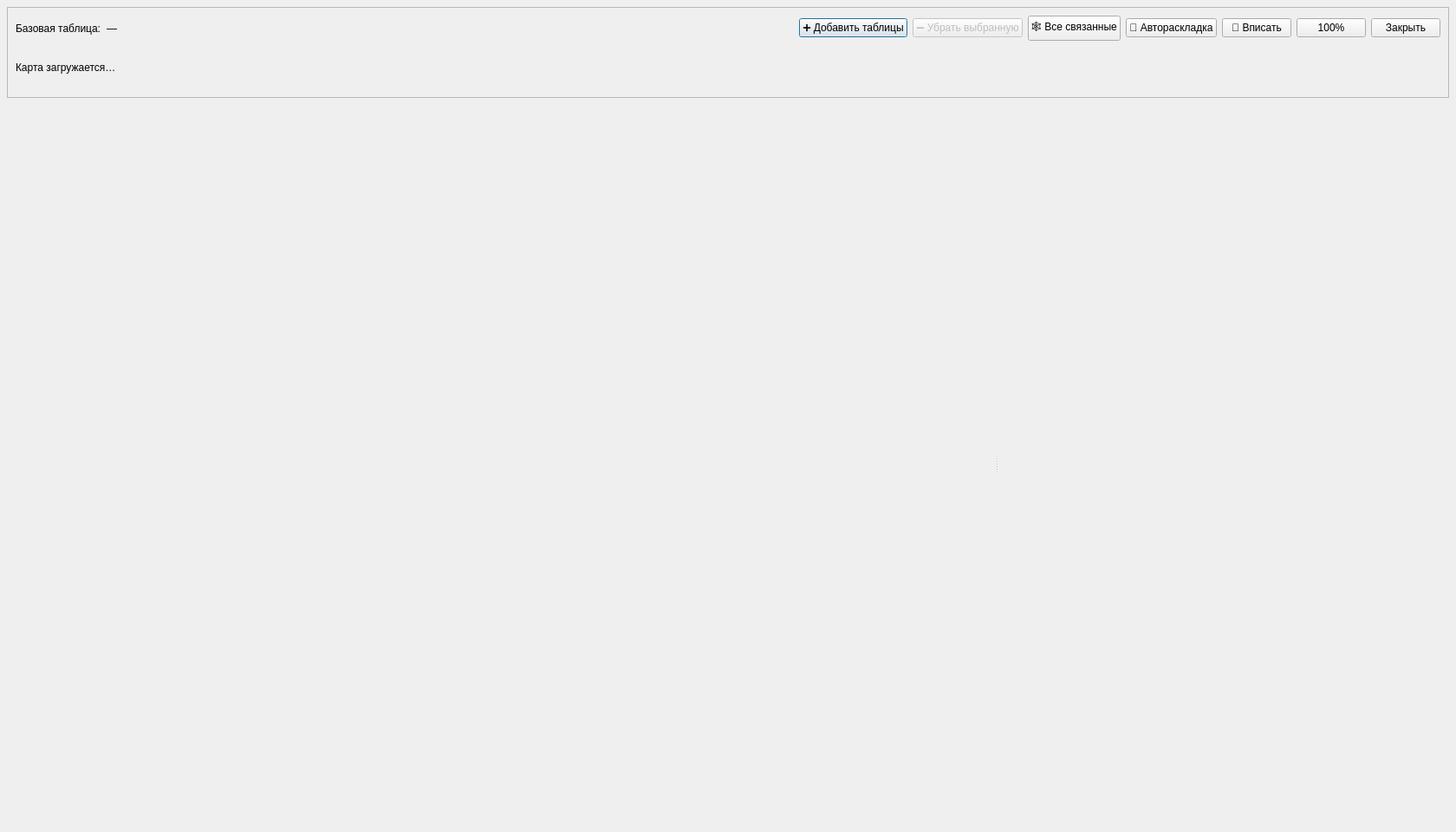
<?xml version="1.0" encoding="UTF-8"?>
<ui version="4.0">
 <class>RelationMapDialog</class>
 <widget class="QDialog" name="RelationMapDialog">
  <property name="geometry">
   <rect>
    <x>0</x>
    <y>0</y>
    <width>1680</width>
    <height>960</height>
   </rect>
  </property>
  <property name="windowTitle">
   <string>🗺 Карта связей — полный граф</string>
  </property>
  <layout class="QVBoxLayout" name="root_layout">
   <property name="leftMargin">
    <number>8</number>
   </property>
   <property name="topMargin">
    <number>8</number>
   </property>
   <property name="rightMargin">
    <number>8</number>
   </property>
   <property name="bottomMargin">
    <number>8</number>
   </property>
   <item>
    <widget class="QFrame" name="top_panel">
     <property name="maximumSize">
      <size>
       <width>16777215</width>
       <height>105</height>
      </size>
     </property>
     <property name="frameShape">
      <enum>QFrame::StyledPanel</enum>
     </property>
     <layout class="QGridLayout" name="top_layout">
      <item row="0" column="0">
       <widget class="QLabel" name="root_caption">
        <property name="text">
         <string>Базовая таблица:</string>
        </property>
       </widget>
      </item>
      <item row="0" column="1">
       <widget class="QLabel" name="root_table_label">
        <property name="text">
         <string>—</string>
        </property>
       </widget>
      </item>
      <item row="0" column="2">
       <spacer name="toolbar_spacer">
        <property name="orientation">
         <enum>Qt::Horizontal</enum>
        </property>
        <property name="sizeHint" stdset="0">
         <size>
          <width>30</width>
          <height>20</height>
         </size>
        </property>
       </spacer>
      </item>
      <item row="0" column="3">
       <widget class="QPushButton" name="add_table_btn">
        <property name="text">
         <string>➕ Добавить таблицы</string>
        </property>
       </widget>
      </item>
      <item row="0" column="4">
       <widget class="QPushButton" name="remove_table_btn">
        <property name="enabled">
         <bool>false</bool>
        </property>
        <property name="text">
         <string>➖ Убрать выбранную</string>
        </property>
       </widget>
      </item>
      <item row="0" column="5">
       <widget class="QPushButton" name="reset_component_btn">
        <property name="text">
         <string>🕸 Все связанные</string>
        </property>
       </widget>
      </item>
      <item row="0" column="6">
       <widget class="QPushButton" name="auto_layout_btn">
        <property name="text">
         <string>🧭 Автораскладка</string>
        </property>
       </widget>
      </item>
      <item row="0" column="7">
       <widget class="QPushButton" name="fit_btn">
        <property name="text">
         <string>🔎 Вписать</string>
        </property>
       </widget>
      </item>
      <item row="0" column="8">
       <widget class="QPushButton" name="reset_zoom_btn">
        <property name="text">
         <string>100%</string>
        </property>
       </widget>
      </item>
      <item row="0" column="9">
       <widget class="QPushButton" name="close_btn">
        <property name="text">
         <string>Закрыть</string>
        </property>
       </widget>
      </item>
      <item row="1" column="0" colspan="10">
       <widget class="QLabel" name="map_status_label">
        <property name="text">
         <string>Карта загружается…</string>
        </property>
        <property name="wordWrap">
         <bool>true</bool>
        </property>
       </widget>
      </item>
     </layout>
    </widget>
   </item>
   <item>
    <widget class="QSplitter" name="map_splitter">
     <property name="orientation">
      <enum>Qt::Horizontal</enum>
     </property>
     <property name="childrenCollapsible">
      <bool>false</bool>
     </property>
     <widget class="QWidget" name="canvas_container">
      <layout class="QVBoxLayout" name="canvas_container_layout">
       <property name="leftMargin">
        <number>0</number>
       </property>
       <property name="topMargin">
        <number>0</number>
       </property>
       <property name="rightMargin">
        <number>0</number>
       </property>
       <property name="bottomMargin">
        <number>0</number>
       </property>
      </layout>
     </widget>
     <widget class="QWidget" name="draft_container">
      <property name="minimumSize">
       <size>
        <width>390</width>
        <height>0</height>
       </size>
      </property>
      <property name="maximumSize">
       <size>
        <width>520</width>
        <height>16777215</height>
       </size>
      </property>
      <layout class="QVBoxLayout" name="draft_container_layout">
       <property name="leftMargin">
        <number>0</number>
       </property>
       <property name="topMargin">
        <number>0</number>
       </property>
       <property name="rightMargin">
        <number>0</number>
       </property>
       <property name="bottomMargin">
        <number>0</number>
       </property>
      </layout>
     </widget>
    </widget>
   </item>
  </layout>
 </widget>
 <resources/>
 <connections/>
</ui>
